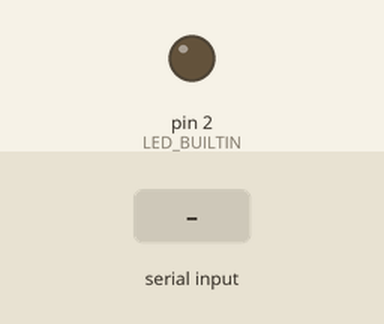
This sketch was run on a simulated Arduino Uno, built with avr-gcc and run on an emulated ATmega328P. Parts: output pins drawn as LEDs (lit = HIGH). The inputs (shaded band) are chosen by the test bench. What the sketch prints to the serial monitor is not drawn.

Above: at 1.2 s.
1.3 s: "INIT" received over Serial
At 2.4 s:
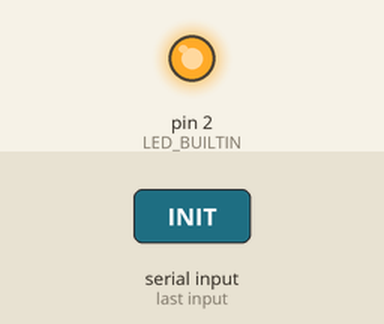
Timing chart, 0 to 4.3 s (numbered marks = the images above; inputs shaded):
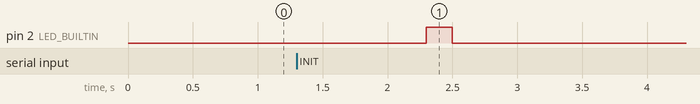

The sketch:

main.ino
```cpp
#include <ArduinoJson.h>
#define LED_BUILTIN 2

void setup() {
  pinMode(LED_BUILTIN, OUTPUT);
  Serial.begin(115200);
}

void loop() {
  listenToCommands();

}

void listenToCommands(){
  if(Serial.available() <= 0){ return; }

  String data = Serial.readString();
  blinkLED();

  StaticJsonDocument<200> json;
  DeserializationError error = deserializeJson(json, data);

  if (error) {
    Serial.println("FAIL");
    return;
  }

  String command = json["command"];
  if(command == "INIT"){
    init();
  }

}

void init(){
  Serial.println("OK");
}

void blinkLED() {
  digitalWrite(LED_BUILTIN, HIGH);
  delay(200);
  digitalWrite(LED_BUILTIN, LOW);
  delay(200);
}
```

Measured:
- after the input at 1.3 s, pin 2 (LED_BUILTIN): LOW → HIGH after 1.0 s, → LOW 0.20 s later
